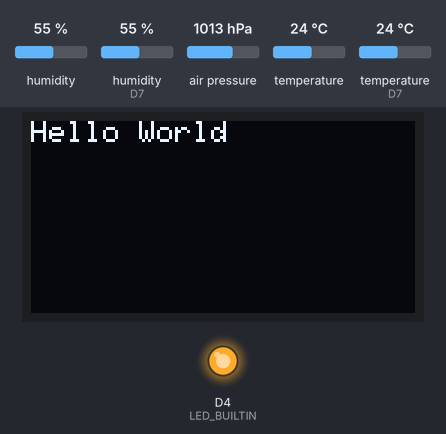
Simulated run of this sketch. Board: ESP8266 (NodeMCU). On the bench: 128×64 one-colour display, output pins drawn as LEDs (lit = HIGH, except the on-board LED, lit = LOW). The inputs (shaded band) are chosen by the test bench; at power-on: humidity 55 %, humidity (sensor on D7) 55 %, air pressure 1013 hPa, temperature 24 °C, temperature (sensor on D7) 24 °C. What the sketch prints to the serial monitor is not drawn.

Above: at 2.2 s.
At 3.4 s:
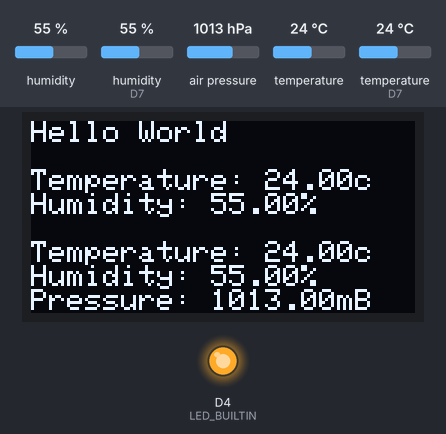
3.5 s: humidity (sensor 0) set to 22 %
At 18.5 s:
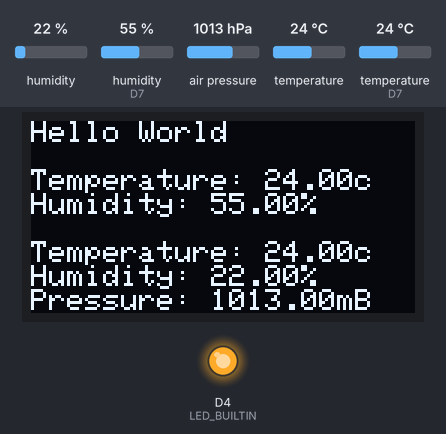
Timing chart, 0 to 20.0 s (numbered marks = the images above; inputs shaded):
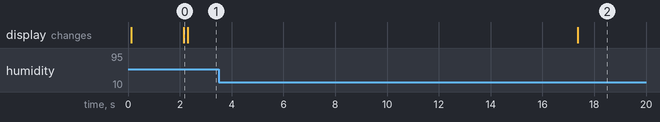

Measured:
- after the input at 3.5 s, the display: changes after 13.9 s (image 2)

The sketch:

screen.bme280.ino
```cpp
#include <Wire.h>
#include <Adafruit_GFX.h>
#include <Adafruit_SSD1306.h>
#include <Wire.h>
#include <SPI.h>
#include "DHT.h"
#include <Adafruit_Sensor.h>
#include <Adafruit_BME280.h>

#define DHTTYPE DHT11
#define BME_SCK 13
#define BME_MISO 12
#define BME_MOSI 11
#define BME_CS 10

#define SCREEN_WIDTH 128 // OLED display width, in pixels
#define SCREEN_HEIGHT 64 // OLED display height, in pixels

// Declaration for an SSD1306 display connected to I2C (SDA, SCL pins)
Adafruit_SSD1306 display(SCREEN_WIDTH, SCREEN_HEIGHT, &Wire, -1);
uint8_t DHTPin = D7;
DHT dht(DHTPin, DHTTYPE);
Adafruit_BME280 bme;

void setup() {
  Serial.begin(115200);
  pinMode(LED_BUILTIN, OUTPUT);
  delay(100);

  Serial.println("BME280 Test");
  bool status;
  // default settings
  status = bme.begin();
  if (!status) {
      Serial.println("Could not find a valid BME280 sensor, check wiring!");
      while (1);
  }
  Serial.println("BME280 Set");

  pinMode(DHTPin, INPUT);
  dht.begin();

  Serial.println("SSD1306 Test");
  if(!display.begin(SSD1306_SWITCHCAPVCC, 0x3C)) { // Address 0x3D for 128x64
    Serial.println(F("SSD1306 allocation failed"));
    for(;;);
  }
  Serial.println("SSD1306 Set");
  delay(2000);
  display.clearDisplay();

  display.setTextSize(1);
  display.setTextColor(WHITE);
  display.setCursor(0, 0);
  // Display static text
  display.println("Hello World");
  display.display();
  delay(100);

}

void loop() {
  float Temp = bme.readTemperature();
  float Humid = bme.readHumidity();
  float mbPress = bme.readPressure()/100;
  float Temperature = dht.readTemperature(); // Gets the values of the temperature
  float Humidity = dht.readHumidity(); // Gets the values of the humidity


  Serial.print("Temperature: ");
  Serial.print(Temp);
  Serial.println("c");

  Serial.print("Humidity: ");
  Serial.print(Humid);
  Serial.println("%");

  Serial.print("Pressure: ");
  Serial.print(mbPress);
  Serial.println("mB");

  display.clearDisplay();
  display.setCursor(0, 0);
  display.println("Hello World");
  display.println("");

  display.print("Temperature: ");
  display.print(Temperature);
  display.println("c");

  display.print("Humidity: ");
  display.print(Humidity);
  display.println("%");
  display.println("");

  display.print("Temperature: ");
  display.print(Temp);
  display.println("c");

  display.print("Humidity: ");
  display.print(Humid);
  display.println("%");

  display.print("Pressure: ");
  display.print(mbPress);
  display.println("mB");

  display.display();


  delay(15000);
}
```
